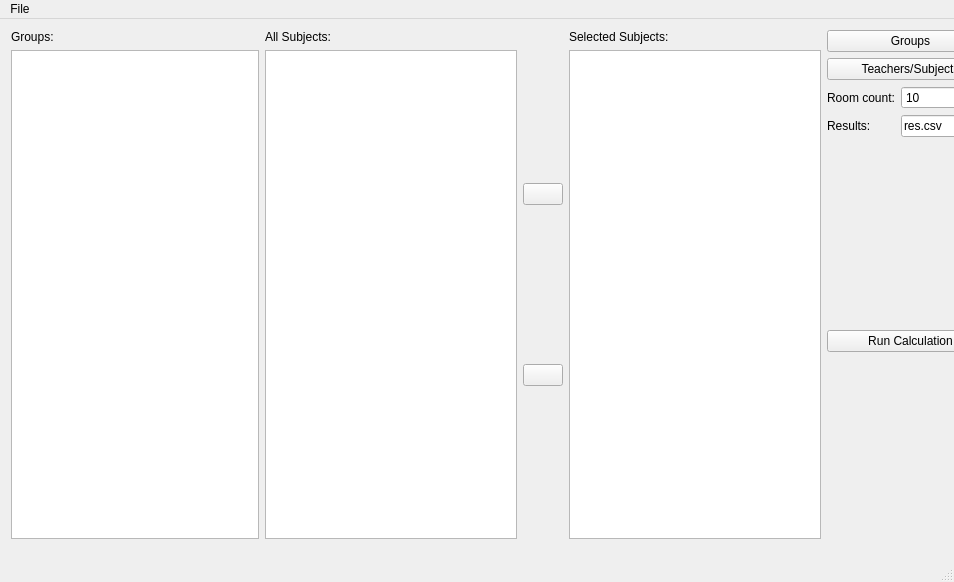
<?xml version="1.0" encoding="UTF-8"?>
<ui version="4.0">
 <class>MainWindow</class>
 <widget class="QMainWindow" name="MainWindow">
  <property name="geometry">
   <rect>
    <x>0</x>
    <y>0</y>
    <width>954</width>
    <height>582</height>
   </rect>
  </property>
  <property name="windowTitle">
   <string>MainWindow</string>
  </property>
  <widget class="QWidget" name="centralWidget">
   <property name="minimumSize">
    <size>
     <width>685</width>
     <height>334</height>
    </size>
   </property>
   <widget class="QWidget" name="horizontalLayoutWidget">
    <property name="geometry">
     <rect>
      <x>0</x>
      <y>0</y>
      <width>1005</width>
      <height>531</height>
     </rect>
    </property>
    <layout class="QHBoxLayout" name="horizontalLayout">
     <property name="sizeConstraint">
      <enum>QLayout::SetMinimumSize</enum>
     </property>
     <item>
      <layout class="QHBoxLayout" name="horizontalLayout_2">
       <item>
        <layout class="QVBoxLayout" name="verticalLayout_3">
         <item>
          <widget class="QLabel" name="label_3">
           <property name="text">
            <string>Groups:</string>
           </property>
          </widget>
         </item>
         <item>
          <widget class="QTreeView" name="groups_tree"/>
         </item>
        </layout>
       </item>
       <item>
        <layout class="QHBoxLayout" name="horizontalLayout_3">
         <item>
          <layout class="QVBoxLayout" name="verticalLayout">
           <item>
            <widget class="QLabel" name="label_4">
             <property name="text">
              <string>All Subjects:</string>
             </property>
            </widget>
           </item>
           <item>
            <widget class="QTreeView" name="all_subjects"/>
           </item>
          </layout>
         </item>
         <item>
          <layout class="QVBoxLayout" name="verticalLayout_2">
           <item>
            <widget class="QPushButton" name="add_arrow">
             <property name="text">
              <string/>
             </property>
             <property name="icon">
              <iconset>
               <normaloff>../../img/right-arrow.png</normaloff>../../img/right-arrow.png</iconset>
             </property>
             <property name="iconSize">
              <size>
               <width>32</width>
               <height>32</height>
              </size>
             </property>
            </widget>
           </item>
           <item>
            <widget class="QPushButton" name="remove_arrow">
             <property name="text">
              <string/>
             </property>
             <property name="icon">
              <iconset>
               <normaloff>../../img/left-arrow.png</normaloff>../../img/left-arrow.png</iconset>
             </property>
             <property name="iconSize">
              <size>
               <width>32</width>
               <height>32</height>
              </size>
             </property>
            </widget>
           </item>
          </layout>
         </item>
         <item>
          <layout class="QVBoxLayout" name="verticalLayout_4">
           <item>
            <widget class="QLabel" name="label_5">
             <property name="text">
              <string>Selected Subjects:</string>
             </property>
            </widget>
           </item>
           <item>
            <widget class="QListView" name="selected_subjects"/>
           </item>
          </layout>
         </item>
        </layout>
       </item>
      </layout>
     </item>
     <item>
      <layout class="QGridLayout" name="gridLayout">
       <item row="0" column="0">
        <widget class="QPushButton" name="groups_button">
         <property name="text">
          <string>Groups</string>
         </property>
        </widget>
       </item>
       <item row="2" column="0">
        <layout class="QGridLayout" name="gridLayout_2">
         <item row="0" column="1">
          <widget class="QSpinBox" name="rooms_count">
           <property name="minimum">
            <number>1</number>
           </property>
           <property name="maximum">
            <number>999</number>
           </property>
           <property name="value">
            <number>10</number>
           </property>
          </widget>
         </item>
         <item row="0" column="0">
          <widget class="QLabel" name="label">
           <property name="text">
            <string>Room count:</string>
           </property>
          </widget>
         </item>
         <item row="1" column="1">
          <widget class="QLineEdit" name="file_name">
           <property name="text">
            <string>res.csv</string>
           </property>
          </widget>
         </item>
         <item row="1" column="0">
          <widget class="QLabel" name="label_2">
           <property name="text">
            <string>Results:</string>
           </property>
          </widget>
         </item>
        </layout>
       </item>
       <item row="3" column="0" rowspan="3">
        <widget class="QPushButton" name="run_calculation">
         <property name="text">
          <string>Run Calculation</string>
         </property>
        </widget>
       </item>
       <item row="1" column="0">
        <widget class="QPushButton" name="teacher_button">
         <property name="text">
          <string>Teachers/Subjects</string>
         </property>
        </widget>
       </item>
      </layout>
     </item>
    </layout>
   </widget>
  </widget>
  <widget class="QMenuBar" name="menuBar">
   <property name="geometry">
    <rect>
     <x>0</x>
     <y>0</y>
     <width>954</width>
     <height>25</height>
    </rect>
   </property>
   <widget class="QMenu" name="menuAdd_content">
    <property name="title">
     <string>File</string>
    </property>
    <addaction name="actionAdd_group_profile"/>
    <addaction name="actionAdd_teacher_profile"/>
    <addaction name="separator"/>
    <addaction name="save"/>
    <addaction name="load"/>
   </widget>
   <addaction name="menuAdd_content"/>
  </widget>
  <widget class="QStatusBar" name="statusBar">
   <property name="enabled">
    <bool>true</bool>
   </property>
  </widget>
  <action name="actionAdd_group_profile">
   <property name="text">
    <string>Groups</string>
   </property>
  </action>
  <action name="actionAdd_teacher_profile">
   <property name="text">
    <string>Teachers/Subjects</string>
   </property>
  </action>
  <action name="actionAdd_auditorium">
   <property name="text">
    <string>Add auditorium</string>
   </property>
  </action>
  <action name="actionSave">
   <property name="text">
    <string>Save</string>
   </property>
  </action>
  <action name="actionOpen">
   <property name="text">
    <string>Open...</string>
   </property>
  </action>
  <action name="actionExport_As">
   <property name="text">
    <string>Export As...</string>
   </property>
  </action>
  <action name="actionExport_file_name">
   <property name="text">
    <string>Set Export Filename</string>
   </property>
  </action>
  <action name="actionSet_Room_Count">
   <property name="text">
    <string>Set Room Count...</string>
   </property>
  </action>
  <action name="save">
   <property name="text">
    <string>save</string>
   </property>
  </action>
  <action name="load">
   <property name="text">
    <string>load</string>
   </property>
  </action>
 </widget>
 <layoutdefault spacing="6" margin="11"/>
 <resources/>
 <connections/>
</ui>
